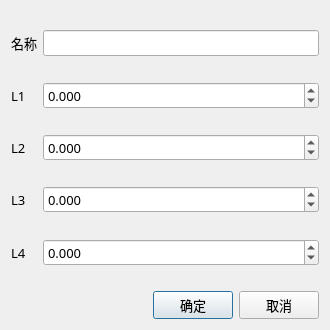
<?xml version="1.0" encoding="UTF-8"?>
<ui version="4.0">
 <class>Dialog_add</class>
 <widget class="QDialog" name="Dialog_add">
  <property name="geometry">
   <rect>
    <x>0</x>
    <y>0</y>
    <width>330</width>
    <height>330</height>
   </rect>
  </property>
  <property name="font">
   <font>
    <family>黑体</family>
    <pointsize>10</pointsize>
   </font>
  </property>
  <property name="windowTitle">
   <string>添加项</string>
  </property>
  <layout class="QGridLayout" name="gridLayout_3">
   <item row="1" column="0">
    <layout class="QGridLayout" name="gridLayout_2">
     <item row="0" column="0">
      <spacer name="horizontalSpacer">
       <property name="orientation">
        <enum>Qt::Horizontal</enum>
       </property>
       <property name="sizeHint" stdset="0">
        <size>
         <width>40</width>
         <height>20</height>
        </size>
       </property>
      </spacer>
     </item>
     <item row="0" column="1">
      <widget class="QPushButton" name="btn_ok">
       <property name="text">
        <string>确定</string>
       </property>
      </widget>
     </item>
     <item row="0" column="2">
      <widget class="QPushButton" name="btn_cancel">
       <property name="text">
        <string>取消</string>
       </property>
      </widget>
     </item>
    </layout>
   </item>
   <item row="0" column="0">
    <layout class="QGridLayout" name="gridLayout">
     <item row="2" column="1">
      <spacer name="verticalSpacer">
       <property name="orientation">
        <enum>Qt::Vertical</enum>
       </property>
       <property name="sizeHint" stdset="0">
        <size>
         <width>20</width>
         <height>40</height>
        </size>
       </property>
      </spacer>
     </item>
     <item row="3" column="0">
      <widget class="QLabel" name="label_L1">
       <property name="toolTip">
        <string>机床归零后，主轴旋转轴线到C轴的X方向距离</string>
       </property>
       <property name="text">
        <string>L1</string>
       </property>
       <property name="buddy">
        <cstring>dSB_L1</cstring>
       </property>
      </widget>
     </item>
     <item row="4" column="1">
      <spacer name="verticalSpacer_2">
       <property name="orientation">
        <enum>Qt::Vertical</enum>
       </property>
       <property name="sizeHint" stdset="0">
        <size>
         <width>20</width>
         <height>40</height>
        </size>
       </property>
      </spacer>
     </item>
     <item row="5" column="1">
      <widget class="QDoubleSpinBox" name="dSB_L2">
       <property name="decimals">
        <number>3</number>
       </property>
       <property name="minimum">
        <double>-9999.998999999999796</double>
       </property>
       <property name="maximum">
        <double>9999.998999999999796</double>
       </property>
      </widget>
     </item>
     <item row="7" column="0">
      <widget class="QLabel" name="label_L3">
       <property name="toolTip">
        <string>机床归零后，主轴端面到A轴的Z方向距离</string>
       </property>
       <property name="text">
        <string>L3</string>
       </property>
       <property name="buddy">
        <cstring>dSB_L3</cstring>
       </property>
      </widget>
     </item>
     <item row="3" column="1">
      <widget class="QDoubleSpinBox" name="dSB_L1">
       <property name="decimals">
        <number>3</number>
       </property>
       <property name="minimum">
        <double>-9999.998999999999796</double>
       </property>
       <property name="maximum">
        <double>9999.998999999999796</double>
       </property>
      </widget>
     </item>
     <item row="9" column="0">
      <widget class="QLabel" name="label_L4">
       <property name="toolTip">
        <string>机床归零后，主轴轴线到A轴的Y方向距离。正对机床，主轴轴线在A轴左侧值为正，右侧值为负，理想情况下此值为0</string>
       </property>
       <property name="text">
        <string>L4</string>
       </property>
       <property name="buddy">
        <cstring>dSB_L4</cstring>
       </property>
      </widget>
     </item>
     <item row="9" column="1">
      <widget class="QDoubleSpinBox" name="dSB_L4">
       <property name="decimals">
        <number>3</number>
       </property>
       <property name="minimum">
        <double>-9999.998999999999796</double>
       </property>
       <property name="maximum">
        <double>9999.998999999999796</double>
       </property>
      </widget>
     </item>
     <item row="7" column="1">
      <widget class="QDoubleSpinBox" name="dSB_L3">
       <property name="decimals">
        <number>3</number>
       </property>
       <property name="minimum">
        <double>-9999.998999999999796</double>
       </property>
       <property name="maximum">
        <double>9999.998999999999796</double>
       </property>
      </widget>
     </item>
     <item row="8" column="1">
      <spacer name="verticalSpacer_4">
       <property name="orientation">
        <enum>Qt::Vertical</enum>
       </property>
       <property name="sizeHint" stdset="0">
        <size>
         <width>20</width>
         <height>40</height>
        </size>
       </property>
      </spacer>
     </item>
     <item row="0" column="1">
      <spacer name="verticalSpacer_5">
       <property name="orientation">
        <enum>Qt::Vertical</enum>
       </property>
       <property name="sizeHint" stdset="0">
        <size>
         <width>20</width>
         <height>40</height>
        </size>
       </property>
      </spacer>
     </item>
     <item row="5" column="0">
      <widget class="QLabel" name="label_L2">
       <property name="toolTip">
        <string>机床归零后，A轴到C轴的Y方向距离。正对机床，A轴在C轴左侧值为正，右侧值为负，理想情况下此值为0</string>
       </property>
       <property name="text">
        <string>L2</string>
       </property>
       <property name="buddy">
        <cstring>dSB_L2</cstring>
       </property>
      </widget>
     </item>
     <item row="6" column="1">
      <spacer name="verticalSpacer_3">
       <property name="orientation">
        <enum>Qt::Vertical</enum>
       </property>
       <property name="sizeHint" stdset="0">
        <size>
         <width>20</width>
         <height>40</height>
        </size>
       </property>
      </spacer>
     </item>
     <item row="1" column="0">
      <widget class="QLabel" name="label_name">
       <property name="text">
        <string>名称</string>
       </property>
       <property name="buddy">
        <cstring>lineEdit_name</cstring>
       </property>
      </widget>
     </item>
     <item row="1" column="1">
      <widget class="QLineEdit" name="lineEdit_name"/>
     </item>
     <item row="10" column="1">
      <spacer name="verticalSpacer_6">
       <property name="orientation">
        <enum>Qt::Vertical</enum>
       </property>
       <property name="sizeHint" stdset="0">
        <size>
         <width>20</width>
         <height>40</height>
        </size>
       </property>
      </spacer>
     </item>
    </layout>
   </item>
  </layout>
 </widget>
 <layoutdefault spacing="6" margin="11"/>
 <tabstops>
  <tabstop>lineEdit_name</tabstop>
  <tabstop>dSB_L1</tabstop>
  <tabstop>dSB_L2</tabstop>
  <tabstop>dSB_L3</tabstop>
  <tabstop>dSB_L4</tabstop>
  <tabstop>btn_ok</tabstop>
  <tabstop>btn_cancel</tabstop>
 </tabstops>
 <resources/>
 <connections>
  <connection>
   <sender>btn_ok</sender>
   <signal>clicked()</signal>
   <receiver>Dialog_add</receiver>
   <slot>accept()</slot>
   <hints>
    <hint type="sourcelabel">
     <x>217</x>
     <y>307</y>
    </hint>
    <hint type="destinationlabel">
     <x>164</x>
     <y>149</y>
    </hint>
   </hints>
  </connection>
  <connection>
   <sender>btn_cancel</sender>
   <signal>clicked()</signal>
   <receiver>Dialog_add</receiver>
   <slot>reject()</slot>
   <hints>
    <hint type="sourcelabel">
     <x>317</x>
     <y>307</y>
    </hint>
    <hint type="destinationlabel">
     <x>164</x>
     <y>149</y>
    </hint>
   </hints>
  </connection>
 </connections>
</ui>
